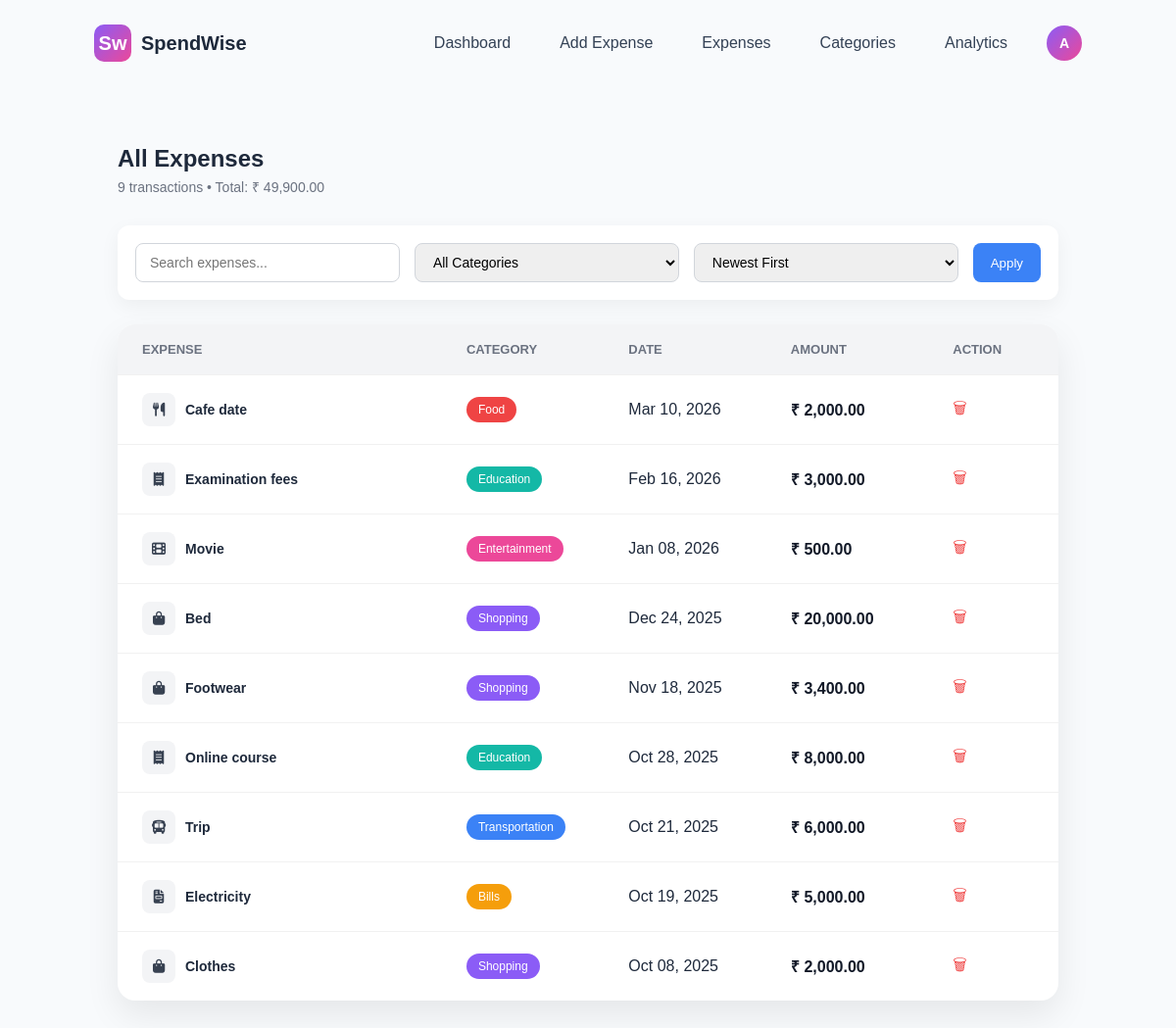
The app's page /expenses.php (signed in) with its own data.
### tables this page shows
CREATE TABLE `expenses` (
  `id` int NOT NULL,
  `user_id` int NOT NULL,
  `title` varchar(150) NOT NULL,
  `amount` decimal(10,2) NOT NULL,
  `category` varchar(100) DEFAULT NULL,
  `type` enum('income','expense') NOT NULL,
  `expense_date` date NOT NULL,
  `created_at` timestamp NULL DEFAULT CURRENT_TIMESTAMP
);

### expenses.php (the view, shortened to what this page needs)
<?php
include("config.php");
$user_id = $_SESSION['user_id'];
$search = isset($_GET['search']) ? $_GET['search'] : '';
$sort = isset($_GET['sort']) ? $_GET['sort'] : 'DESC';
$query = "SELECT * FROM expenses WHERE user_id='$user_id'";
$query .= " ORDER BY expense_date $sort";
$result = $conn->query($query);
$countQuery = $conn->query("
SELECT COUNT(*) as total_count, SUM(amount) as total_amount
FROM expenses
WHERE user_id='$user_id'
");
$countData = $countQuery->fetch_assoc();
$total_transactions = $countData['total_count'] ?? 0;
$total_amount = $countData['total_amount'] ?? 0;
?>
<!DOCTYPE html>
<html>
<head>
<link rel="stylesheet" href="style.css">
<link rel="stylesheet" href="expenses.css">
<link rel="stylesheet" href="https://cdnjs.cloudflare.com/ajax/libs/font-awesome/6.5.0/css/all.min.css">
</head>
<body>
<header class="navbar">
<div class="logo">
<div class="logo-icon">
<span class="big-f">S</span>
<span class="small-t">w</span>
</div>
SpendWise
</div>
<nav>
<a href="dashboard.php">Dashboard</a>
<a href="add_expense.php">Add Expense</a>
<a href="expenses.php">Expenses</a>
<a href="categories.php">Categories</a>
<a href="analytics.php">Analytics</a>
<div class="profile-menu">
<div class="profile-icon" onclick="toggleProfile()">
<?php echo strtoupper(substr($_SESSION['username'],0,1)); ?>
</div>
</div>
</nav>
</header>
<section class="expenses-container">
<h2>All Expenses</h2>
<p class="sub-info">
<?php echo $total_transactions; ?> transactions •
Total: ₹ <?php echo number_format($total_amount,2); ?>
</p>
<div class="filters">
<form method="GET">
<input type="text" name="search" placeholder="Search expenses..." value="<?php echo htmlspecialchars($search); ?>">
<select name="category">
<option value="">All Categories</option>
</select>
<select name="sort">
<option value="DESC" <?php if($sort=="DESC") echo "selected"; ?>>Newest First</option>
</select>
<button type="submit">Apply</button>
</form>
</div>
<div class="expenses-table">
<div class="table-header">
<div>Expense</div>
<div>Category</div>
<div>Date</div>
<div>Amount</div>
<div>Action</div>
</div>
<?php if($result->num_rows > 0): ?>
<?php while($row = $result->fetch_assoc()){
$icon = "fa-receipt";
switch($row['category']){
case "Food":
$icon = "fa-utensils";
break;
case "Shopping":
$icon = "fa-bag-shopping";
break;
case "Transportation":
$icon = "fa-bus";
break;
case "Entertainment":
$icon = "fa-film";
break;
case "Bills":
$icon = "fa-file-invoice";
break;
}
?>
<div class="table-row">
<div class="expense-info">
<div class="expense-icon">
<i class="fa-solid <?php echo $icon ?>"></i>
</div>
<strong><?php echo $row['title']; ?></strong>
</div>
<div>
<span class="badge <?php echo strtolower(str_replace(' ','-',$row['category'])); ?>">
<?php echo $row['category']; ?>
</span>
</div>
<div>
<?php echo date("M d, Y", strtotime($row['expense_date'])); ?>
</div>
<div class="amount">
₹ <?php echo number_format($row['amount'],2); ?>
</div>
<div>
<a href="delete_expense.php?id=<?php echo $row['id']; ?>" class="delete-btn">🗑</a>
</div>
</div>
<?php } ?>
<?php else: ?>
<p style="padding:20px;">No expenses found</p>
<?php endif; ?>
</div>
</section>
</body>
</html>

### style.css (style rules this page uses)
* { margin:0; padding:0; box-sizing:border-box; font-family:'Poppins', sans-serif; }
body { background:#f8fafc; color:#1e293b; }
.navbar { display:flex; justify-content:space-between; align-items:center; padding:25px 8%; }
.logo { display:flex; align-items:center; font-weight:600; font-size:20px; }
.logo-icon { width:38px; height:38px; background:linear-gradient(135deg,#8b5cf6,#ec4899); border-radius:10px; display:flex; align-items:center; justify-content:center; color:white; margin-right:10px; }
.navbar nav a { margin-left:25px; text-decoration:none; color:#334155; font-weight:500; }
.profile-menu { position:relative; display:inline-block; margin-left:10px; }
.profile-icon { width:34px; height:34px; border-radius:50%; background:#6366f1; color:white; display:flex; align-items:center; justify-content:center; font-weight:600; cursor:pointer; font-size:14px; }
.navbar { display:flex; justify-content:space-between; align-items:center; }
.navbar nav { display:flex; align-items:center; gap:25px; margin-left:auto; }
.profile-menu { position:relative; margin-left:15px; }
.profile-icon { width:36px; height:36px; border-radius:50%; background:linear-gradient(135deg,#8b5cf6,#ec4899); color:white; display:flex; align-items:center; justify-content:center; font-weight:600; cursor:pointer; font-size:14px; }
body { transition: all 0.3s ease; }

### expenses.css (style rules this page uses)
.expenses-container { padding: 60px 10%; }
.expenses-container h2 { margin-bottom: 5px; }
.sub-info { color: #6b7280; margin-bottom: 30px; font-size: 14px; }
.expenses-table { background: white; border-radius: 18px; overflow: hidden; box-shadow: 0 15px 35px rgba(0,0,0,0.08); }
.table-header, .table-row { display: grid; grid-template-columns: 2fr 1fr 1fr 1fr 0.5fr; padding: 18px 25px; align-items: center; }
.table-header { background: #f3f4f6; font-weight: 600; font-size: 13px; text-transform: uppercase; color: #6b7280; }
.table-row { border-top: 1px solid #f1f1f1; transition: 0.2s ease; }
.expense-info strong { font-size: 14px; }
.amount { font-weight: 600; color: #111827; }
.delete-btn { text-decoration: none; font-size: 16px; color: #ef4444; transition: 0.2s ease; }
.badge { padding: 6px 12px; border-radius: 20px; font-size: 12px; font-weight: 500; color: white; display: inline-block; }
.food { background: #ef4444; }
.transportation { background: #3b82f6; }
.entertainment { background: #ec4899; }
.bills { background: #f59e0b; }
.education { background: #14b8a6; }
.shopping { background: #8b5cf6; }
.filters { background:white; padding:18px; border-radius:12px; box-shadow:0 6px 20px rgba(0,0,0,0.05); margin-bottom:25px; }
.filters form { display:flex; gap:15px; }
.filters input, .filters select { padding:10px 14px; border-radius:8px; border:1px solid #d1d5db; font-size:14px; flex:1; }
.filters button { background:#3b82f6; border:none; color:white; padding:10px 18px; border-radius:8px; cursor:pointer; }
.expense-info { display:flex; align-items:center; gap:10px; }
.expense-icon { width:34px; height:34px; background:#f3f4f6; border-radius:8px; display:flex; align-items:center; justify-content:center; color:#374151; font-size:14px; }

### records on screen
expenses: title "Cafe date", category "Food", expense_date "Mar 10, 2026", amount "2,000.00"
expenses: title "Examination fees", category "Education", expense_date "Feb 16, 2026", amount "3,000.00"
expenses: title "Movie", category "Entertainment", expense_date "Jan 08, 2026", amount "500.00"
expenses: title "Bed", category "Shopping", expense_date "Dec 24, 2025", amount "20,000.00"
expenses: title "Footwear", category "Shopping", expense_date "Nov 18, 2025", amount "3,400.00"
expenses: title "Online course", category "Education", expense_date "Oct 28, 2025", amount "8,000.00"
expenses: title "Trip", category "Transportation", expense_date "Oct 21, 2025", amount "6,000.00"
expenses: title "Electricity", category "Bills", expense_date "Oct 19, 2025", amount "5,000.00"
expenses: title "Clothes", category "Shopping", expense_date "Oct 08, 2025", amount "2,000.00"

### other values on screen
substr($_SESSION['username'],0,1) "A"
$total_transactions "9"
$total_amount "49,900.00"
